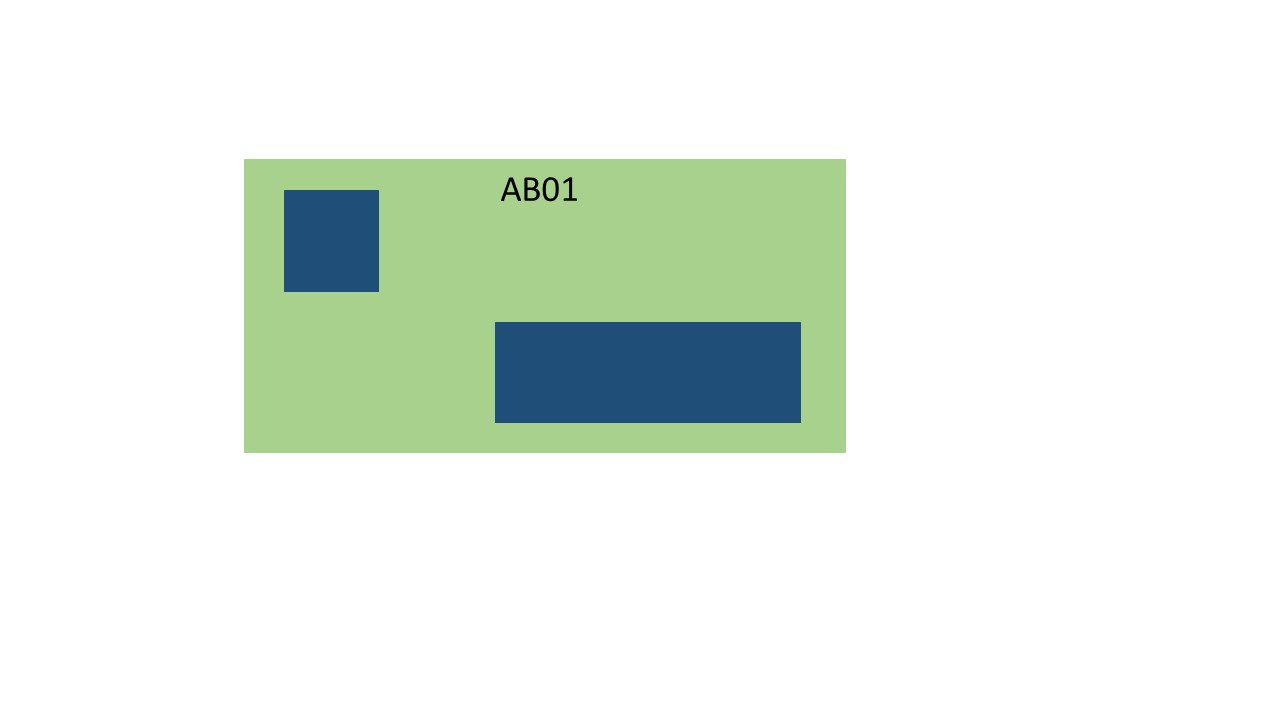
#> input picture FotosPlacas/Slide1.JPG, 1280 x 720 px, found by its file name
$ python Atividade2.py FotosPlacas/Slide1.JPG
#> lines starting #> are read from the running program, lines starting #| are printed output that depends on the picture; after the words box and inside, x2 and y2 are one past the last pixel; in counts of white or black regions, pixels touching at a corner belong together
import cv2
import numpy as np
from matplotlib import pyplot as plt
from sys import argv
import math
import os
try:
    from PIL import Image
except ImportError:
    import Image
import pytesseract
pytesseract.pytesseract.tesseract_cmd = r'C:\Program Files\Tesseract-OCR\tesseract'

nameImagesPath = [
    'FotosPlacas/Slide1.jpg',
    'FotosPlacas/Slide2.jpg',
    'FotosPlacas/Slide3.jpg',
    'FotosPlacas/Slide4.jpg',
    'FotosPlacas/Slide5.jpg',
    'FotosPlacas/Slide6.jpg',
    'FotosPlacas/Slide7.jpg',
    'FotosPlacas/Slide8.jpg',
    'FotosPlacas/Slide9.jpg',
    'FotosPlacas/Slide10.jpg',
    'FotosPlacas/Slide11.jpg',
    'FotosPlacas/Slide12.jpg',
    'FotosPlacasComErro/Slide1.jpg',
    'FotosPlacasComErro/Slide2.jpg',
    'FotosPlacasComErro/Slide3.jpg',
    'FotosPlacasComErro/Slide4.jpg',
    'FotosPlacasComErro/Slide5.jpg',
    'FotosPlacasComErro/Slide6.jpg',
    'FotosPlacasComErro/Slide7.jpg',
    'FotosPlacasComErro/Slide8.jpg',
    'FotosPlacasComErro/Slide9.jpg',
    'FotosPlacasComErro/Slide10.jpg',
    'FotosPlacasComErro/Slide11.jpg',
    'FotosPlacasComErro/Slide12.jpg'
]
gabaritoPath = [
    "Gabarito/Gabarito AB01.jpg",
    "Gabarito/Gabarito AB02.jpg",
    "Gabarito/Gabarito AC01.jpg",
    "Gabarito/Gabarito AC02.jpg"
]
tolerance = 0.1
imagePath = []
imageModel = []
logSystem = []
colorDefault = "\033[0m"
colorYellow = "\033[33m"
colorGreen = "\033[32m"
colorRed = "\033[31m"
colorTitle = "\033[1m"
colorPercentual = "\033[90m"

def printPercentual(type):
    if type == 0:
        print(colorPercentual + "\033[K", "[ {:<50} ] {}%".format("." * round((imageIndex * (50 / len(nameImagesPath)))), round((imageIndex * (100 / len(nameImagesPath))))) + colorDefault, end="\r") #barrinha de porcentagem
    elif type == 1:
        print(colorPercentual + "\033[K", "[ {:<50} ] {}%".format("." * round((imageIndex * (50 / len(imagePath)))), round((imageIndex * (100 / len(imagePath))))) + colorDefault, end="\r") # carregamento iniciado

def printPercentualFull(type):
    if type == 0:
        print(colorPercentual + "\033[K", "[ {:<50} ] {}%\n\n".format("." * 50, 100) + colorDefault, end="\r") #carregamento em 100%
    elif type == 1:
        print(colorPercentual + "\033[K", "[ {:<50} ] {}%\n\n".format("." * 50, 100) + colorDefault, end="\r") # termina contador em 100%

def coordTest(x_coord,y_coord, message, invertPos, duplicate):
    x=x_coord
    y=y_coord
    if invertPos == True:
        (b,g,r) = duplicate[x,y]
    else:
        (b,g,r) = duplicate[y,x]
    #cv2.circle(duplicate, (y,x), 1, (0, 255, 0), -1)
    if (b==0 and g==0 and r==255):
        auxT.append(message)
        return False
    else:
        return True

def showResults():
    width = 30
    print("-" * width)
    for i in range(0, len(nameImagesPath)):
        print("{:.<20} {:.^10}".format(
            nameImagesPath[i][11:].replace("/", "").replace(".jpg", ""),
            logSystem[i]
        ))
    print("-" * width)
    print("\n\n")

os.system('cls' if os.name == 'nt' else 'clear')
print(colorTitle + 'Processando imagens, por favor aguarde!...' + colorDefault)

for imageIndex in range(0, len(nameImagesPath)):
    printPercentual(0)
    cv2.destroyAllWindows()
    original = cv2.imread(nameImagesPath[imageIndex])
#> original is the input picture: shape (720, 1280, 3); mean B, G, R 232.1, 240.2, 232.1
    originalBackup = cv2.imread(nameImagesPath[imageIndex])
    img = cv2.imread(nameImagesPath[imageIndex],0)
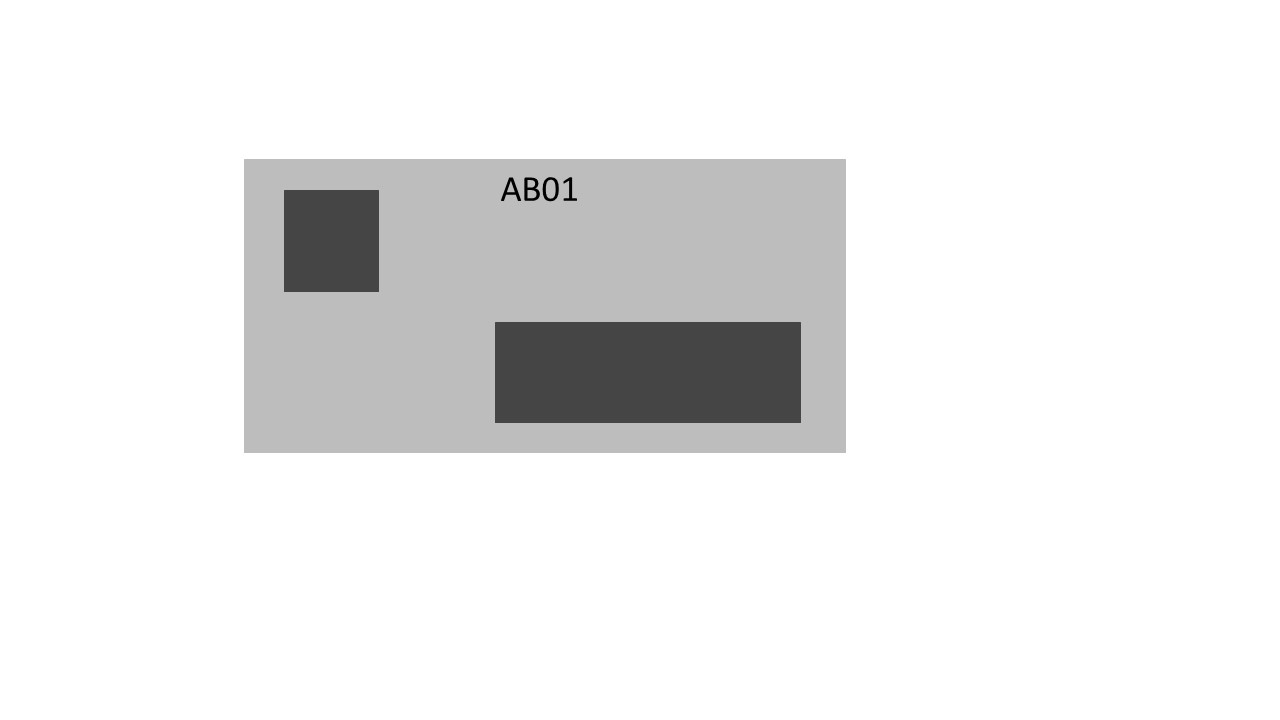
#> img: shape (720, 1280); min 0, max 255, mean 236.9
    (height, width) = img.shape[:2]
#> height = 720; width = 1280
    ret, imgT = cv2.threshold(img, 230, 255, cv2.THRESH_BINARY)
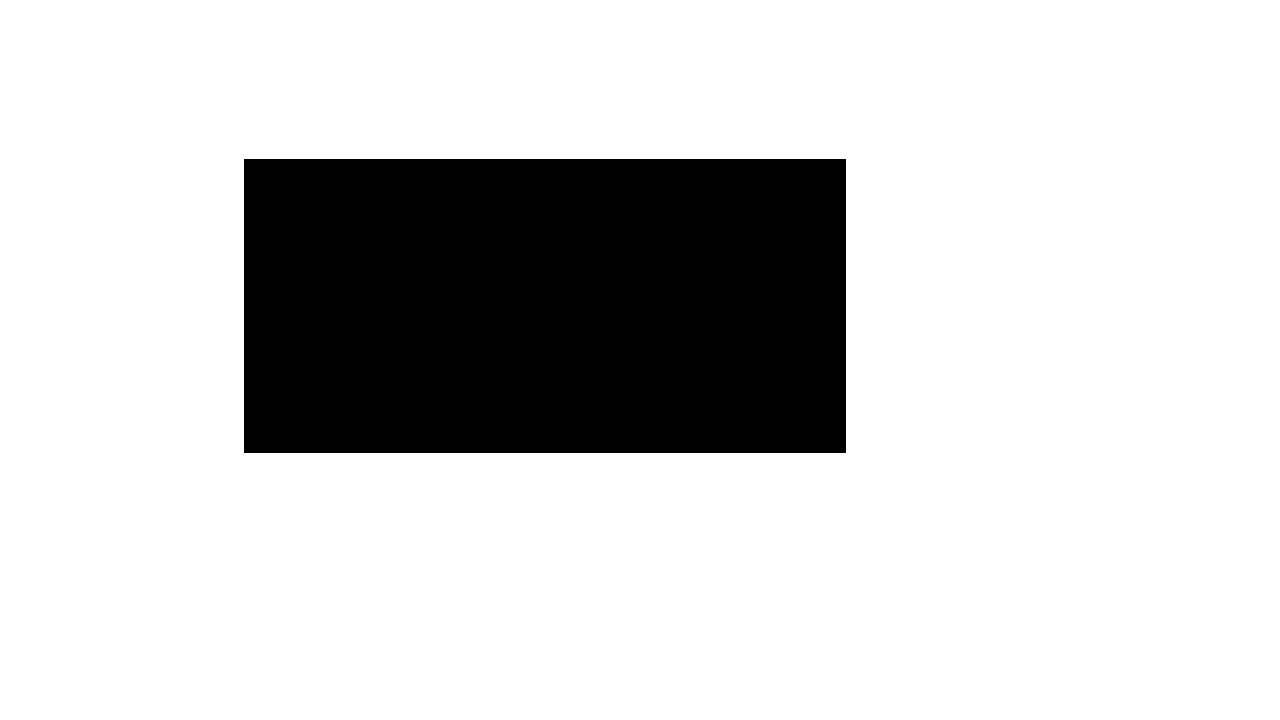
#> imgT: shape (720, 1280); 80.8% white; 1 black region, box (x1, y1, x2, y2) and area: (244, 159, 846, 453) 176988

    p1=0
    p2=0
    xi=width
#> xi = 1280
    inc=0
    for y in range (0,height,1):
        for x in range (0,width,1):
            cor = imgT[y,x]
            if cor!=255 and(p1==0):
                ponto1=(x,y)
                xi=x
                p1=1
                if x>(width/2):
                    inc=1
            if (p1==1) and (inc==1) and (cor!=255) and (x<xi):
                ponto2=(x,y)
                xi=x
            if (p1==1) and (inc==0) and (cor!=255) and (x>xi):
                ponto2=(x,y)
                xi=x
#> after the loop, inc = 0; p1 = 1; ponto1 = (244, 159); ponto2 = (845, 159); xi = 845
    cv2.circle(original, (ponto1), 2, (0, 0, 255), -1)
#> original: shape (720, 1280, 3); under 0.01% of pixels changed, all inside (x1, y1, x2, y2) = (242, 157, 247, 162)
    cv2.circle(original, (ponto2), 2, (0, 0, 255), -1)
#> original: shape (720, 1280, 3); mean B, G, R 232.1, 240.2, 232.1
    #cv2.imshow("Imagem original com marcações", original)

    angulo = math.atan2 (ponto1[1]-ponto2[1],ponto1[0]-ponto2[0])
#> angulo = 3.14
    if inc==1:
        angulo = math.degrees(angulo)
    if inc==0:
        angulo = math.degrees(angulo)+180
#> angulo = 360
        aux=ponto1
#> aux = (244, 159)
        ponto1=ponto2
#> ponto1 = (845, 159)
        ponto2=aux
#> ponto2 = (244, 159)

    M = cv2.getRotationMatrix2D(ponto1, angulo, 1.0)
#> M = [[1, -2.45e-16, 3.89e-14], [2.45e-16, 1, -2.07e-13]]
    imgRotacionada = cv2.warpAffine(imgT, M, (width, height))
    originalRotacionada = cv2.warpAffine(original, M, (width, height))
    originalBackupRotacionada = cv2.warpAffine(originalBackup, M, (width, height))
    pontoInicial=ponto1
#> pontoInicial = (845, 159)
    larguraPlaca = 602
    alturaPlaca = 295
    xi=pontoInicial[0]-larguraPlaca+1
#> xi = 244
    xf=pontoInicial[0]+1
#> xf = 846
    yi=pontoInicial[1]
#> yi = 159
    yf=pontoInicial[1]+alturaPlaca
#> yf = 454
    recorte = originalBackupRotacionada[yi:yf,xi:xf]
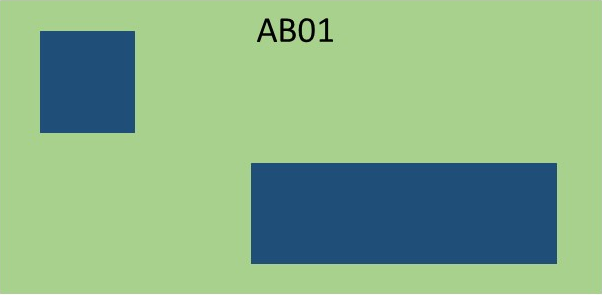
#> recorte: shape (295, 602, 3); mean B, G, R 136.3, 178.4, 136.5

    if recorte.shape[0] != 295:
        recorte = originalBackupRotacionada[yi-4:yf,xi:xf]

    cv2.imwrite("New-%s"%nameImagesPath[imageIndex].replace("/", "-"), recorte)
    custom_config = r'-c tessedit_char_whitelist=ABC012 --psm 3'
#> (the run stopped early here; a loop or call above may not have finished)
